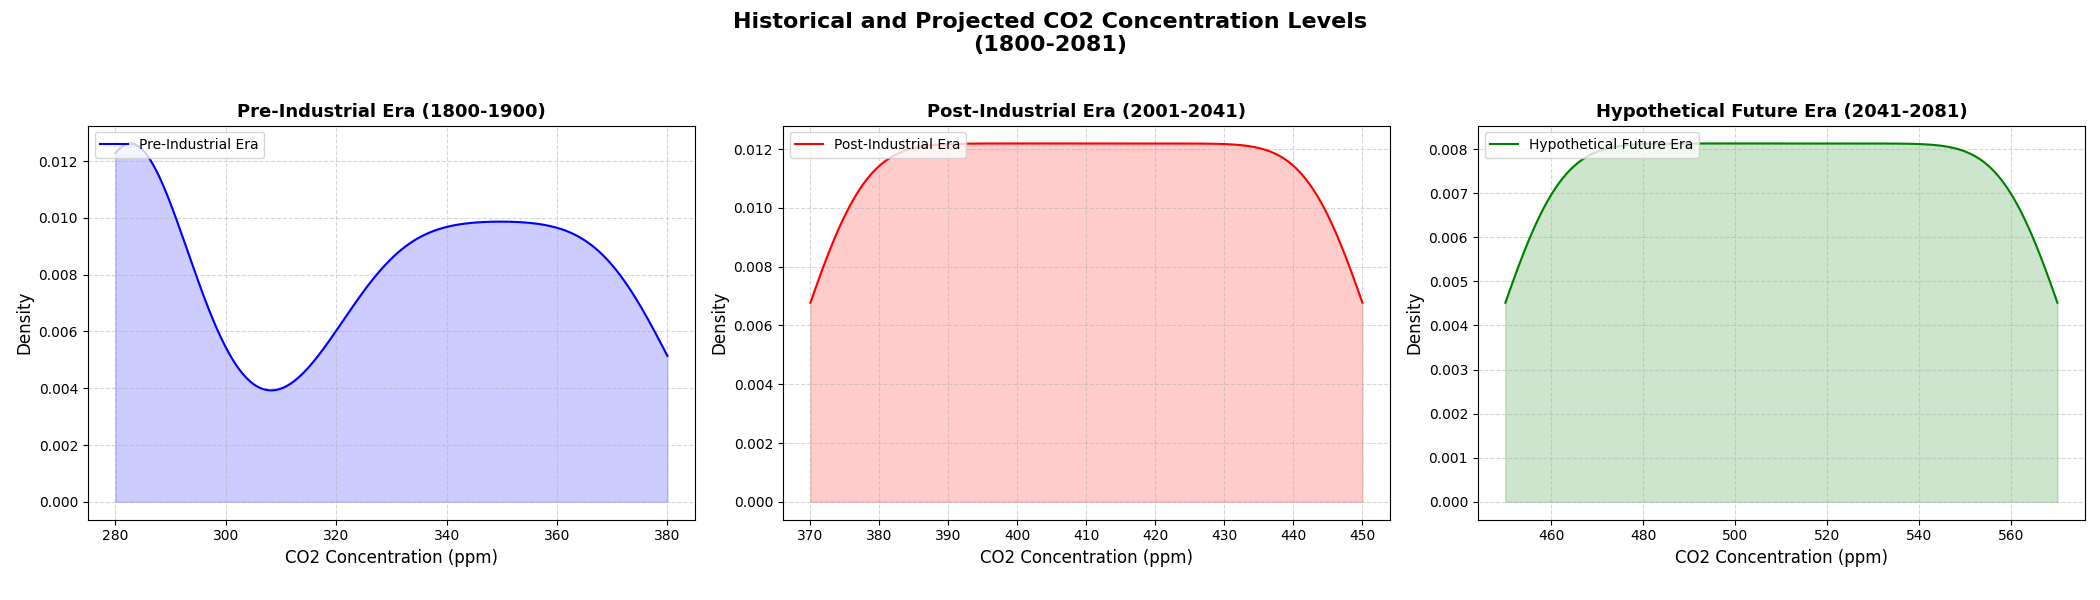

Write the Python code that produced this figure.
import matplotlib.pyplot as plt
import numpy as np
from scipy.stats import kde

# Constructing the data
years = np.linspace(1800, 2000, 101)
co2_levels_pre_industrial = [280]*20 + [281, 281, 282, 283, 283, 284, 285, 286, 287, 287, 
                                        288, 289, 290, 292, 294, 298, 301, 305, 310, 315] + [320 + i for i in range(61)]
co2_levels_post_industrial = [370 + 2*i for i in range(41)]
# New data for hypothetical future era
co2_levels_future = [450 + 3*i for i in range(41)]

# Merging the data
all_years = np.concatenate((years, np.linspace(2001, 2081, 81)))
all_co2_levels = np.concatenate((co2_levels_pre_industrial, co2_levels_post_industrial, co2_levels_future))

# Plotting the data
fig, ax = plt.subplots(1, 3, figsize=(21, 6))

# KDE calculations
density_pre_industrial = kde.gaussian_kde(co2_levels_pre_industrial, bw_method=0.3)
density_post_industrial = kde.gaussian_kde(co2_levels_post_industrial, bw_method=0.3)
density_future = kde.gaussian_kde(co2_levels_future, bw_method=0.3)

x_range_pre = np.linspace(min(co2_levels_pre_industrial), max(co2_levels_pre_industrial), 300)
x_range_post = np.linspace(min(co2_levels_post_industrial), max(co2_levels_post_industrial), 300)
x_range_future = np.linspace(min(co2_levels_future), max(co2_levels_future), 300)

# Plot 1: Pre-Industrial Era
ax[0].plot(x_range_pre, density_pre_industrial(x_range_pre), label="Pre-Industrial Era", color='blue')
ax[0].fill_between(x_range_pre, density_pre_industrial(x_range_pre), color='blue', alpha=0.2)

# Plot 2: Post-Industrial Era
ax[1].plot(x_range_post, density_post_industrial(x_range_post), label="Post-Industrial Era", color='red')
ax[1].fill_between(x_range_post, density_post_industrial(x_range_post), color='red', alpha=0.2)

# Plot 3: Hypothetical Future Era
ax[2].plot(x_range_future, density_future(x_range_future), label="Hypothetical Future Era", color='green')
ax[2].fill_between(x_range_future, density_future(x_range_future), color='green', alpha=0.2)

# Adding titles and labels
fig.suptitle('Historical and Projected CO2 Concentration Levels\n(1800-2081)', fontsize=16, fontweight='bold')

ax[0].set_title('Pre-Industrial Era (1800-1900)', fontsize=13, fontweight='bold')
ax[0].set_xlabel('CO2 Concentration (ppm)', fontsize=12)
ax[0].set_ylabel('Density', fontsize=12)
ax[0].legend(loc='upper left')
ax[0].grid(True, linestyle='--', alpha=0.5)

ax[1].set_title('Post-Industrial Era (2001-2041)', fontsize=13, fontweight='bold')
ax[1].set_xlabel('CO2 Concentration (ppm)', fontsize=12)
ax[1].set_ylabel('Density', fontsize=12)
ax[1].legend(loc='upper left')
ax[1].grid(True, linestyle='--', alpha=0.5)

ax[2].set_title('Hypothetical Future Era (2041-2081)', fontsize=13, fontweight='bold')
ax[2].set_xlabel('CO2 Concentration (ppm)', fontsize=12)
ax[2].set_ylabel('Density', fontsize=12)
ax[2].legend(loc='upper left')
ax[2].grid(True, linestyle='--', alpha=0.5)

# Adjust layout
plt.tight_layout(rect=[0, 0.03, 1, 0.95])

# Display the plot
plt.show()
